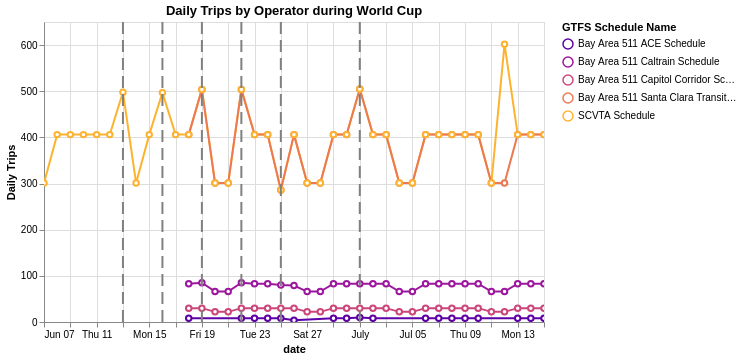

The notebook cell saved with this chart:
### Code cell
chart_utils.trip_chart_with_event_dates(
    daily_trips_by_operator, wc_vars.levi_dates
).properties(
    title= "Daily Trips by Operator during World Cup",
    width=500, height=300
)

### Figure 1 — Vega-Lite specification as saved in the notebook (floating-point values rounded to 4 significant figures; data arrays with more than 128 entries replaced by an {"elided": "..."} marker saying what was removed)
{"config": {"view": {"continuousWidth": 300, "continuousHeight": 300}}, "layer": [{"data": {"name": "data-afd169da2daa43d5a4e62706a47eabd4"}, "mark": {"type": "line", "point": {"fill": "white", "filled": false}}, "encoding": {"color": {"field": "schedule_name", "scale": {"scheme": "plasma"}, "title": "GTFS Schedule Name", "type": "nominal"}, "opacity": {"condition": [{"param": "param_a158309175e8dd35", "value": 1}], "value": 0.2}, "tooltip": [{"field": "service_date", "type": "temporal"}, {"field": "schedule_name", "type": "nominal"}, {"field": "n_trips", "type": "quantitative"}], "x": {"field": "service_date", "title": "date", "type": "temporal"}, "y": {"field": "n_trips", "title": "Daily Trips", "type": "quantitative"}}, "name": "view_4752e770d865f19b_0"}, {"data": {"name": "data-7b81ac718d35a4e2c22defb75563d558"}, "mark": {"type": "rule", "size": 2, "strokeDash": [12, 6]}, "encoding": {"color": {"field": "color", "scale": null, "type": "nominal"}, "x": {"field": "service_date", "type": "temporal"}}}], "height": 300, "params": [{"name": "param_1e9efca18e7a2868", "select": {"type": "interval", "encodings": ["x", "y"]}, "bind": "scales", "views": ["view_4752e770d865f19b_0"]}, {"name": "param_a158309175e8dd35", "select": {"type": "point", "fields": ["schedule_name"]}, "bind": "legend", "views": ["view_4752e770d865f19b_0"]}], "title": "Daily Trips by Operator during World Cup", "width": 500, "$schema": "https://vega.github.io/schema/vega-lite/v6.4.1.json", "datasets": {"data-afd169da2daa43d5a4e62706a47eabd4": {"elided": "141 records"}, "data-7b81ac718d35a4e2c22defb75563d558": [{"service_date": "2026-06-13T00:00:00", "color": "gray"}, {"service_date": "2026-06-16T00:00:00", "color": "gray"}, {"service_date": "2026-06-19T00:00:00", "color": "gray"}, {"service_date": "2026-06-22T00:00:00", "color": "gray"}, {"service_date": "2026-06-25T00:00:00", "color": "gray"}, {"service_date": "2026-07-01T00:00:00", "color": "gray"}]}}
